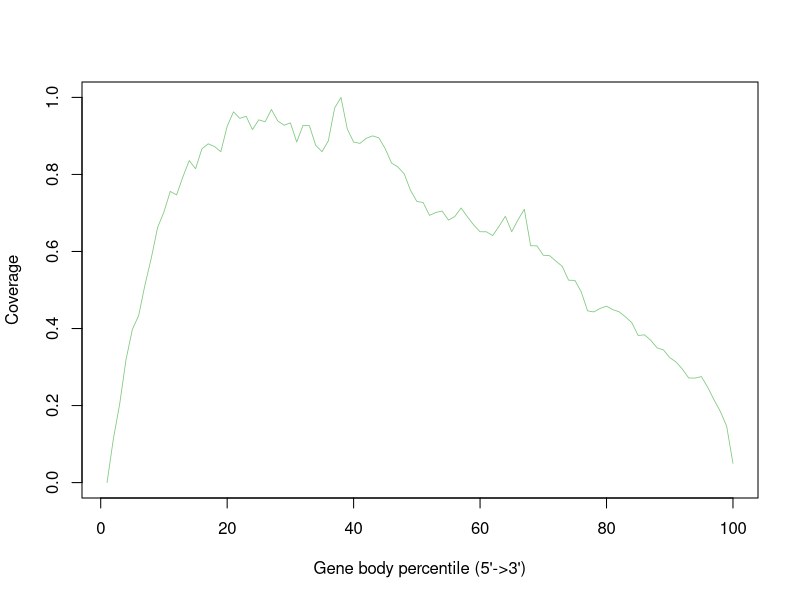

This figure's R source:
Pairend_StrandSpecific_51mer_Human_hg19 <- c(0.0,0.11306754009487237,0.20426360966794668,0.3190027106392591,0.397391009713124,0.43349333634515475,0.5131635419019652,0.5829229726677208,0.6624407047662073,0.7025638129658911,0.755901287553648,0.7469787666591371,0.7937147052179806,0.8360515021459227,0.8148407499435284,0.8662751298847978,0.8795742037497176,0.8723966568782471,0.8590411113620963,0.9250169414953693,0.9625423537384233,0.9457420374971764,0.9510221368872825,0.9162243053986898,0.941856787892478,0.9365936299977411,0.9687147052179805,0.9389767336796928,0.9277219335893382,0.933922520894511,0.8842557036367743,0.9276372261124916,0.9266997967020556,0.875784955952112,0.8590862886830811,0.8870962276936978,0.9723853625480009,1.0,0.9177038626609442,0.8841653489948046,0.8806528122882313,0.8938558843460582,0.9001863564490625,0.894883668398464,0.8669414953693246,0.8295120849333635,0.8194431895188615,0.8015360289134854,0.7586796927942173,0.7298113846848882,0.7271402755816581,0.6937259995482268,0.701304495143438,0.7050259769595663,0.6815676530381748,0.6905748814095324,0.7128360063248249,0.690140049695053,0.6686187034108877,0.6512649649875762,0.6511689631804835,0.6412186582335667,0.6655184097583013,0.6913937203523831,0.6512932008131918,0.6822057826970861,0.7095098260673142,0.614874632934267,0.6146374519990965,0.5902021685114073,0.5891066184775243,0.5749717641743844,0.5614185678789247,0.5254517732098487,0.5249209396882765,0.4952450869663429,0.4459227467811159,0.44308222272419245,0.4522758075446126,0.4580810932911678,0.4488875084707477,0.44343234696182515,0.4301897447481364,0.4151456968601762,0.3819686017619155,0.38357239665687826,0.36940930652812287,0.34981929071606055,0.3444996611700926,0.3245934041111362,0.3130110684436413,0.2946182516376779,0.27163993675175063,0.27132934266997966,0.27519200361418567,0.24763383781341766,0.2150045177320985,0.1848317144793314,0.1465608764400271,0.05)


pdf("output.geneBodyCoverage.curves.pdf")
x=1:100
icolor = colorRampPalette(c("#7fc97f","#beaed4","#fdc086","#ffff99","#386cb0","#f0027f"))(1)
plot(x,Pairend_StrandSpecific_51mer_Human_hg19,type='l',xlab="Gene body percentile (5'->3')", ylab="Coverage",lwd=0.8,col=icolor[1])
dev.off()
